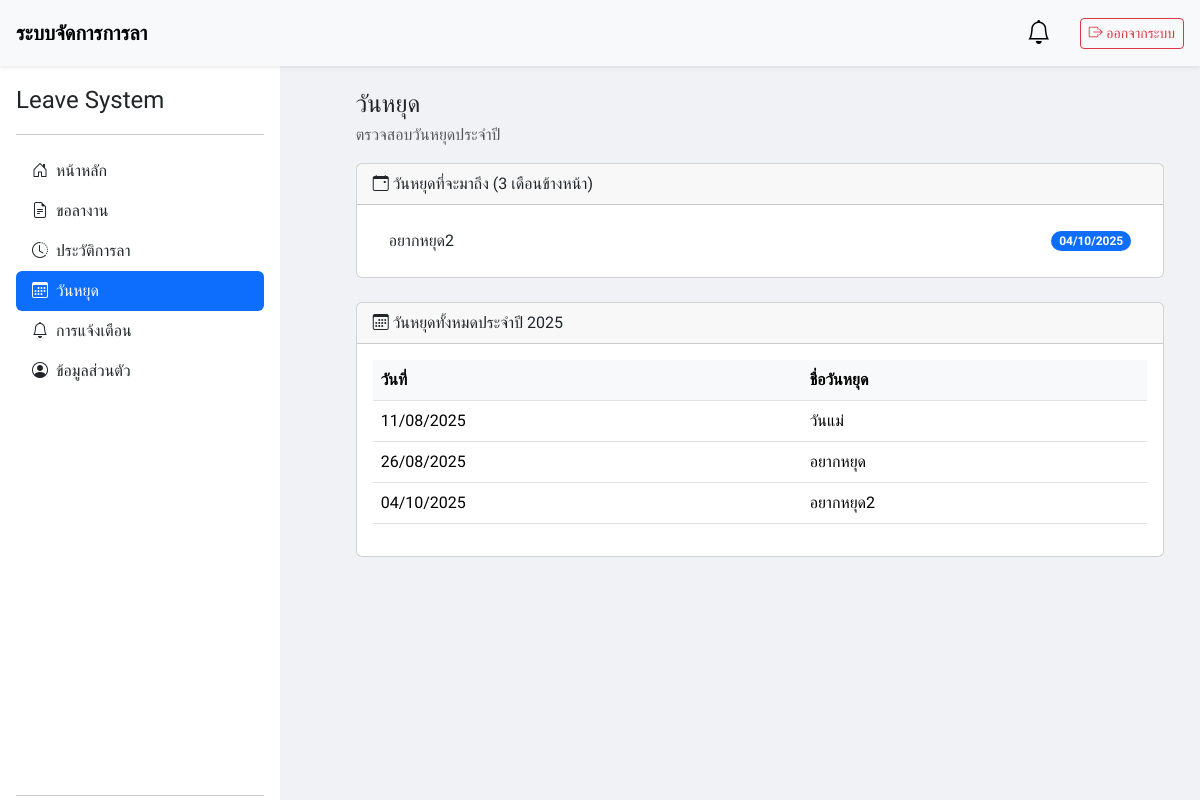
Page /employee/holidays.php (signed in) on the committed database.
### tables this page shows
CREATE TABLE `dayoff` (
  `Dayoff_ID` int(11) NOT NULL,
  `Dayoff_Name` varchar(50) NOT NULL,
  `Dayoff_start_date` date NOT NULL,
  `Dayoff_end_date` date NOT NULL
);

### employee/holidays.php (the view, shortened to what this page needs)
<?php
require_once '../includes/header.php';
require_once '../includes/sidebar_employee.php';
$three_months_later = date('Y-m-d', strtotime('+3 months'));
$upcoming_stmt = $conn->prepare("
    SELECT * FROM dayoff
    WHERE Dayoff_start_date BETWEEN CURDATE() AND ?
    ORDER BY Dayoff_start_date ASC
");
$upcoming_stmt->bind_param("s", $three_months_later);
$upcoming_stmt->execute();
$upcoming_holidays = $upcoming_stmt->get_result();
$current_year = date('Y');
$all_year_stmt = $conn->prepare("
    SELECT * FROM dayoff
    WHERE YEAR(Dayoff_start_date) = ?
    ORDER BY Dayoff_start_date ASC
");
$all_year_stmt->bind_param("s", $current_year);
$all_year_stmt->execute();
$all_holidays_this_year = $all_year_stmt->get_result();
?>
<div class="main-content p-4">
    <h4 class="mb-1">วันหยุด</h4>
    <p class="text-muted">ตรวจสอบวันหยุดประจำปี</p>
    <div class="card mb-4">
        <div class="card-header">
            <i class="bi bi-calendar-event"></i> วันหยุดที่จะมาถึง (3 เดือนข้างหน้า)
        </div>
        <div class="card-body">
            <?php if ($upcoming_holidays->num_rows > 0): ?>
                <ul class="list-group list-group-flush">
                <?php while($row = $upcoming_holidays->fetch_assoc()): ?>
                    <li class="list-group-item d-flex justify-content-between align-items-center">
                        <?php echo htmlspecialchars($row['Dayoff_Name']); ?>
                        <span class="badge bg-primary rounded-pill">
                            <?php echo date('d/m/Y', strtotime($row['Dayoff_start_date'])); ?>
                        </span>
                    </li>
                <?php endwhile; ?>
                </ul>
            <?php endif; ?>
        </div>
    </div>
    <div class="card">
        <div class="card-header">
           <i class="bi bi-calendar3"></i> วันหยุดทั้งหมดประจำปี <?php echo $current_year; ?>
        </div>
        <div class="card-body">
            <div class="table-responsive">
                <table class="table">
                    <thead>
                        <tr>
                            <th>วันที่</th>
                            <th>ชื่อวันหยุด</th>
                        </tr>
                    </thead>
                    <tbody>
                        <?php if ($all_holidays_this_year->num_rows > 0): ?>
                            <?php while($row = $all_holidays_this_year->fetch_assoc()): ?>
                            <tr>
                                <td><?php echo date('d/m/Y', strtotime($row['Dayoff_start_date'])); ?></td>
                                <td><?php echo htmlspecialchars($row['Dayoff_Name']); ?></td>
                            </tr>
                            <?php endwhile; ?>
                        <?php else: ?>
                            <tr>
                                <td colspan="2" class="text-center text-muted">ไม่มีข้อมูลวันหยุดสำหรับปีนี้</td>
                            </tr>
                        <?php endif; ?>
                    </tbody>
                </table>
            </div>
        </div>
    </div>
</div>
<?php
require_once '../includes/footer.php';
?>

### style.css (style rules this page uses)
:root { --navH: 70px; }
* { box-sizing: border-box; }
body { background-color: #f0f2f5; font-family: 'Sarabun', sans-serif; padding-top: var(--navH); }
.main-content { margin-left: 300px; padding: 20px; }
.table-responsive { max-height: 600px; overflow-y:auto; }
.table thead th { position: sticky; top: 0; background-color:#f8f9fa; z-index:1; }

### rows in the picture
dayoff: Dayoff_Name "อยากหยุด2", Dayoff_start_date "04/10/2025"
dayoff: Dayoff_start_date "11/08/2025", Dayoff_Name "วันแม่"
dayoff: Dayoff_start_date "26/08/2025", Dayoff_Name "อยากหยุด"
